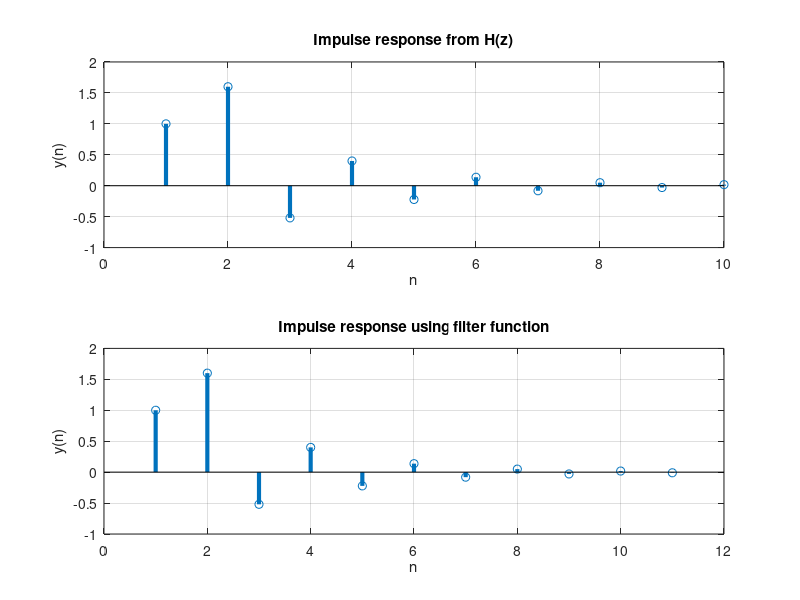

The MATLAB script that drew this image:
clc; clear; close all;
format compact;

% Finding impulse response
num = [1 2];              % Numerator
den = [1 0.4 -0.12];      % Denumerator

y = impz(num,den,10);       % Impluse response

subplot(211), stem(y,'Linewidth',3), grid on; title("Impulse response from H(z)")
xlabel("n"); ylabel("y(n)");

% Finding impulse response using filter function
n = 0:10;
h = (n==0);
z = filter(num,den,h);
subplot(212), stem(z,'Linewidth',3), grid on; title("Impulse response using filter function")
xlabel("n"); ylabel("y(n)");
